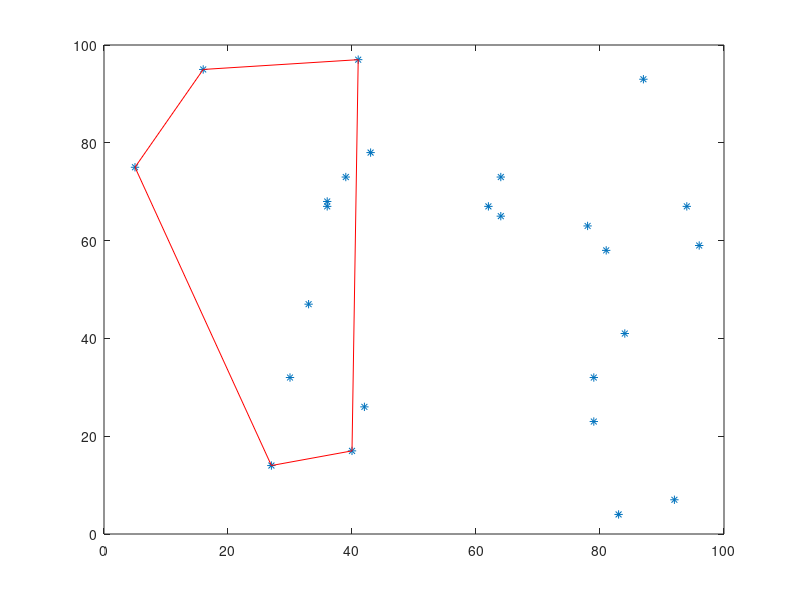

MATLAB code to generate this figure:
#!/usr/bin/octave -qf
x = [5,16,27,30,33,36,36,39,40,41,42,43,62,64,64,78,79,79,81,83,84,87,92,94,96];
y = [75,95,14,32,47,68,67,73,17,97,26,78,67,65,73,63,23,32,58,4,41,93,7,67,59];
plot(x,y,'*')
x = [16,41];
y = [95,97];
hold on
plot(x,y,'r')
x = [41,40];
y = [97,17];
hold on
plot(x,y,'r')
x = [40,27];
y = [17,14];
hold on
plot(x,y,'r')
x = [27,5];
y = [14,75];
hold on
plot(x,y,'r')
x = [5,16];
y = [75,95];
hold on
plot(x,y,'r')
pause()